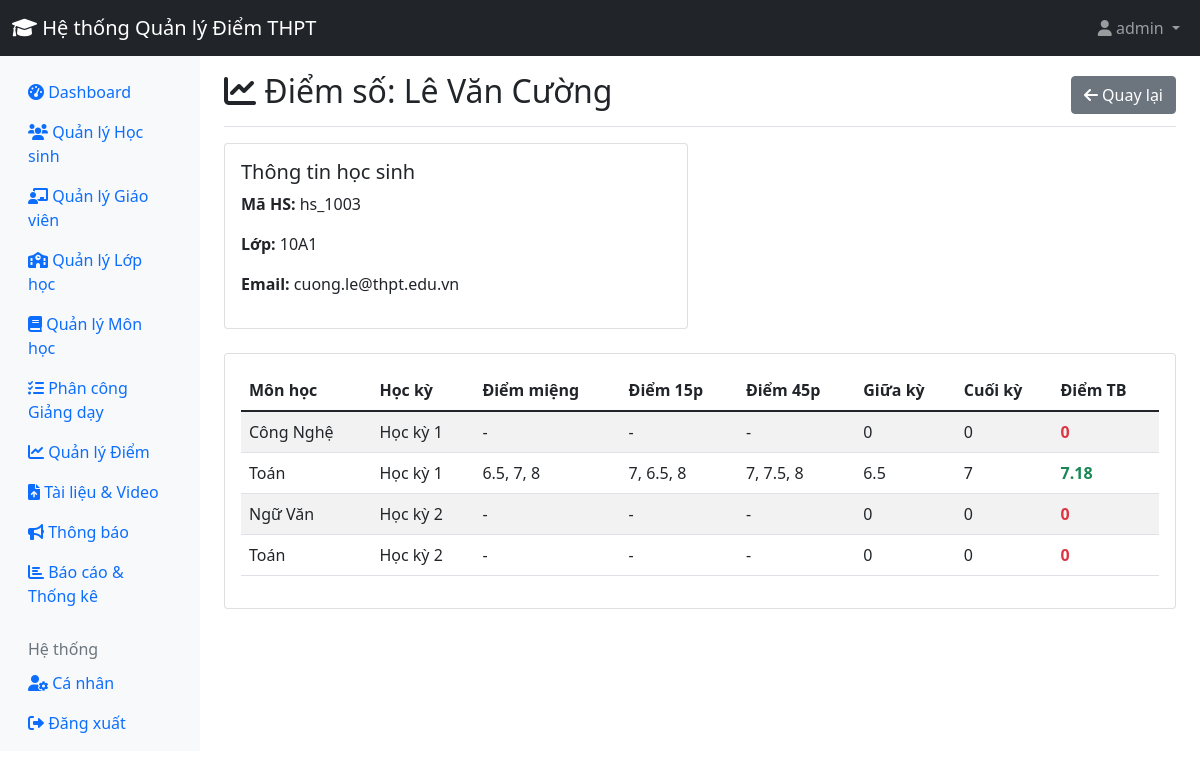
Page /admin/student_scores.php?id=11 (signed in) on the committed database.
### tables this page shows
CREATE TABLE `scores` (
  `id` int(11) NOT NULL,
  `student_id` int(11) NOT NULL,
  `subject_id` int(11) NOT NULL,
  `class_id` int(11) NOT NULL,
  `teacher_id` int(11) NOT NULL,
  `semester` int(11) NOT NULL,
  `school_year` varchar(20) NOT NULL,
  `oral_1` float DEFAULT NULL,
  `oral_2` float DEFAULT NULL,
  `oral_3` float DEFAULT NULL,
  `fifteen_min_1` float DEFAULT NULL,
  `fifteen_min_2` float DEFAULT NULL,
  `fifteen_min_3` float DEFAULT NULL,
  `forty_five_min_1` float DEFAULT NULL,
  `forty_five_min_2` float DEFAULT NULL,
  `forty_five_min_3` float DEFAULT NULL,
  `mid_term` float DEFAULT NULL,
  `final_term` float DEFAULT NULL,
  `average` float DEFAULT NULL,
  `score_entry_deadline` date DEFAULT NULL,
  `is_locked` tinyint(1) DEFAULT 0,
  `last_modified` timestamp NOT NULL DEFAULT current_timestamp() ON UPDATE current_timestamp()
);

CREATE TABLE `subjects` (
  `id` int(11) NOT NULL,
  `subject_name` varchar(100) NOT NULL,
  `subject_code` varchar(20) NOT NULL
);

### admin/student_scores.php (the view, shortened to what this page needs)
<?php
require_once '../includes/config.php';
$student_id = $_GET['id'];
$stmt = $pdo->prepare("
    SELECT u.*, c.class_name
    FROM users u
    LEFT JOIN class_students cs ON u.id = cs.student_id
    LEFT JOIN classes c ON cs.class_id = c.id
    WHERE u.id = ? AND u.role = 'student'
");
$stmt->execute([$student_id]);
$student = $stmt->fetch();
$stmt = $pdo->prepare("
    SELECT s.*, sj.subject_name, c.class_name
    FROM scores s
    JOIN subjects sj ON s.subject_id = sj.id
    JOIN classes c ON s.class_id = c.id
    WHERE s.student_id = ?
    ORDER BY s.semester, sj.subject_name
");
$stmt->execute([$student_id]);
$scores = $stmt->fetchAll();
?>
<!DOCTYPE html>
<html lang="vi">
<head>
    <link href="https://cdn.jsdelivr.net/npm/bootstrap@5.1.3/dist/css/bootstrap.min.css" rel="stylesheet">
    <link href="https://cdnjs.cloudflare.com/ajax/libs/font-awesome/6.0.0/css/all.min.css" rel="stylesheet">
</head>
<body>
    <?php include '../includes/header.php'; ?>
    <div class="container-fluid">
        <div class="row">
            <?php include 'sidebar.php'; ?>
            <main class="col-md-9 ms-sm-auto col-lg-10 px-md-4">
                <div class="d-flex justify-content-between flex-wrap flex-md-nowrap align-items-center pt-3 pb-2 mb-3 border-bottom">
                    <h1 class="h2">
                        <i class="fas fa-chart-line"></i> Điểm số: <?php echo htmlspecialchars($student['full_name']); ?>
                    </h1>
                    <a href="students.php" class="btn btn-secondary">
                        <i class="fas fa-arrow-left"></i> Quay lại
                    </a>
                </div>
                <div class="row mb-4">
                    <div class="col-md-6">
                        <div class="card">
                            <div class="card-body">
                                <h5 class="card-title">Thông tin học sinh</h5>
                                <p><strong>Mã HS:</strong> <?php echo htmlspecialchars($student['username']); ?></p>
                                <p><strong>Lớp:</strong> <?php echo htmlspecialchars($student['class_name'] ?? 'Chưa xếp lớp'); ?></p>
                                <p><strong>Email:</strong> <?php echo htmlspecialchars($student['email']); ?></p>
                            </div>
                        </div>
                    </div>
                </div>
                <div class="card">
                    <div class="card-body">
                        <?php if ($scores): ?>
                            <div class="table-responsive">
                                <table class="table table-striped">
                                    <thead>
                                        <tr>
                                            <th>Môn học</th>
                                            <th>Học kỳ</th>
                                            <th>Điểm miệng</th>
                                            <th>Điểm 15p</th>
                                            <th>Điểm 45p</th>
                                            <th>Giữa kỳ</th>
                                            <th>Cuối kỳ</th>
                                            <th>Điểm TB</th>
                                        </tr>
                                    </thead>
                                    <tbody>
                                        <?php foreach ($scores as $score): ?>
                                        <tr>
                                            <td><?php echo htmlspecialchars($score['subject_name']); ?></td>
                                            <td>Học kỳ <?php echo htmlspecialchars($score['semester']); ?></td>
                                            <td>
                                                <?php
                                                $oral_scores = array_filter([$score['oral_1'], $score['oral_2'], $score['oral_3']]);
                                                echo $oral_scores ? implode(', ', $oral_scores) : '-';
                                                ?>
                                            </td>
                                            <td>
                                                <?php
                                                $fifteen_scores = array_filter([$score['fifteen_min_1'], $score['fifteen_min_2'], $score['fifteen_min_3']]);
                                                echo $fifteen_scores ? implode(', ', $fifteen_scores) : '-';
                                                ?>
                                            </td>
                                            <td>
                                                <?php
                                                $forty_five_scores = array_filter([$score['forty_five_min_1'], $score['forty_five_min_2'], $score['forty_five_min_3']]);
                                                echo $forty_five_scores ? implode(', ', $forty_five_scores) : '-';
                                                ?>
                                            </td>
                                            <td><?php echo $score['mid_term'] ?? '-'; ?></td>
                                            <td><?php echo $score['final_term'] ?? '-'; ?></td>
                                            <td>
                                                <strong class="<?php echo $score['average'] >= 5 ? 'text-success' : 'text-danger'; ?>">
                                                    <?php echo $score['average'] ?? 'Chưa có'; ?>
                                                </strong>
                                            </td>
                                        </tr>
                                        <?php endforeach; ?>
                                    </tbody>
                                </table>
                            </div>
                        <?php endif; ?>
                    </div>
                </div>
            </main>
        </div>
    </div>
</body>
</html>

### rows in the picture
scores: subject.subject_name "Công Nghệ", semester "1", mid_term "0", final_term "0", average "0"
scores: subject.subject_name "Toán", semester "1", oral_scores "6.5, 7, 8", fifteen_scores "7, 6.5, 8", forty_five_scores "7, 7.5, 8", mid_term "6.5", final_term "7", average "7.18"
scores: subject.subject_name "Ngữ Văn", semester "2", mid_term "0", final_term "0", average "0"
scores: subject.subject_name "Toán", semester "2", mid_term "0", final_term "0", average "0"

### other values in the picture
SITE_NAME "Hệ thống Quản lý Điểm THPT"
$_SESSION['full_name'] "admin"
$student['full_name'] "Lê Văn Cường"
$student['username'] "hs_1003"
$student['class_name'] "10A1"
$student['email'] "cuong.le@thpt.edu.vn"
